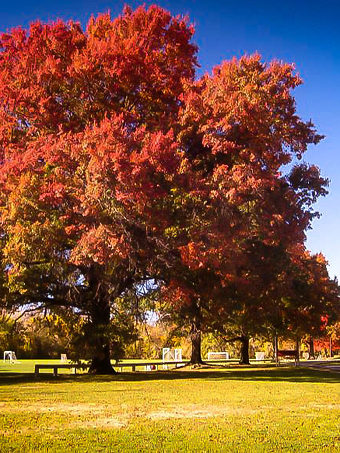
%> input picture images/scarlet-oak-tree-1-340x453.jpg, 340 x 453 px
$ octave ceGlobalEx.m   (GNU Octave 9; MATLAB toolbox functions it lacks are replaced by stand-ins)
%> lines starting %> are read from the running program, lines starting %| are printed output that depends on the picture
%% Contrast Enhancement - Global
% read in the image
image = 'scarlet-oak-tree-1-340x453.jpg';
I = imread(image);
%> I is the input picture: size 453x340x3 uint8; mean R, G, B 126.9, 86.3, 59.1
I = im2double(im2gray(I));
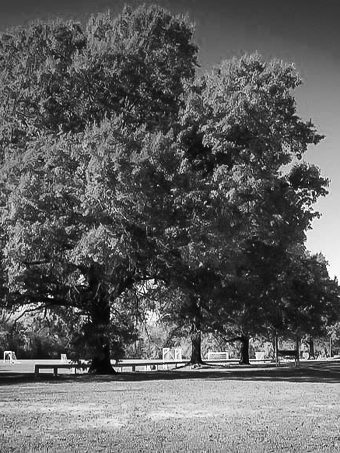
%> I: size 453x340 double; min 0, max 1, mean 0.374
globtypes = {'Histogram Equalization','Min-Max Stretching', ...
    'Gamma Correction','Logarithmic Transformation','Mean & STD Stretching'};
values = length(globtypes)+1;
c = 2; % Constant
n = 1.5;

avg = mean2(I);
%> avg = 0.374
sigma = std2(I);
%> sigma = 0.234

% Global methods
Ihe = histeq(I);
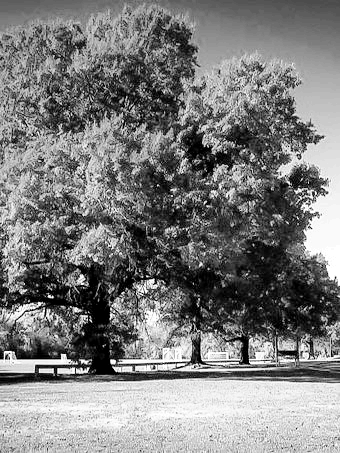
%> Ihe: size 453x340 double; min 0, max 1, mean 0.495
Imm = imadjust(I,stretchlim(I),[]);
Ig = imadjust(I,[],[],0.5);
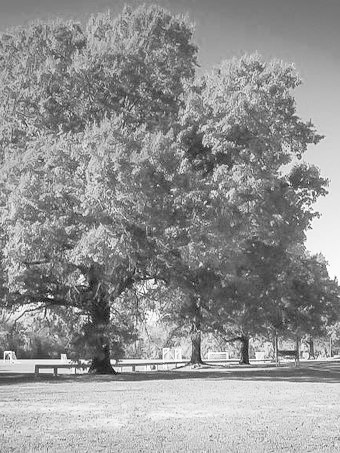
%> Ig: size 453x340 double; min 0, max 1, mean 0.58
Il = c*log(1 + (I)); % Log Transform
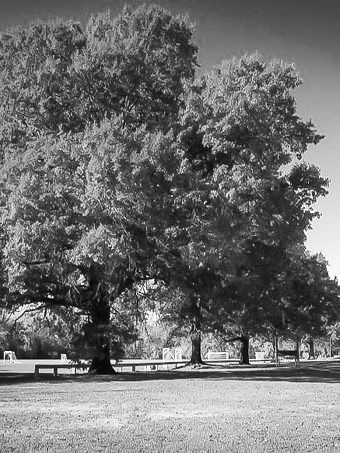
%> Il: size 453x340 double; min 0, max 1.39, mean 0.608; drawn with min black and max white
Ims = imadjust(I,[avg-n*sigma avg+n*sigma],[]);
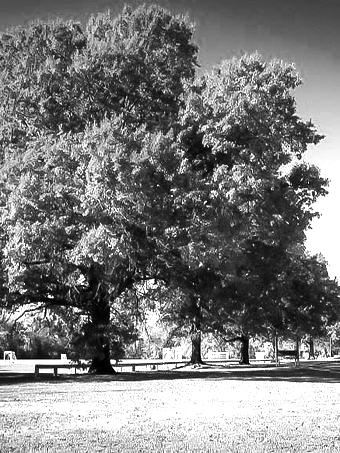
%> Ims: size 453x340 double; min 0, max 1, mean 0.486
Igl = cat(3,Ihe,Imm,Ig,Il,Ims);

for i=1:values
    if i==1
        Im = I;
        titles{i} = 'Original';
    else
        Im = Igl(:,:,i-1);
        titles{i} = strcat(globtypes(i-1));
    end
    subplot(1,values,i)
    imshow(Im)
    title(titles{i})
end
%> after the loop, titles = {'Original', {'Histogram Equalization'}, {'Min-Max Stretching'}, {'Gamma Correction'}, {'Logarithmic Transformation'}, {'Mean & STD Stretching'}}

$ run again, with images/2022-05-03-jaz-muna-johns-med-student-vcu-0128.jpg copied over images/scarlet-oak-tree-1-340x453.jpg
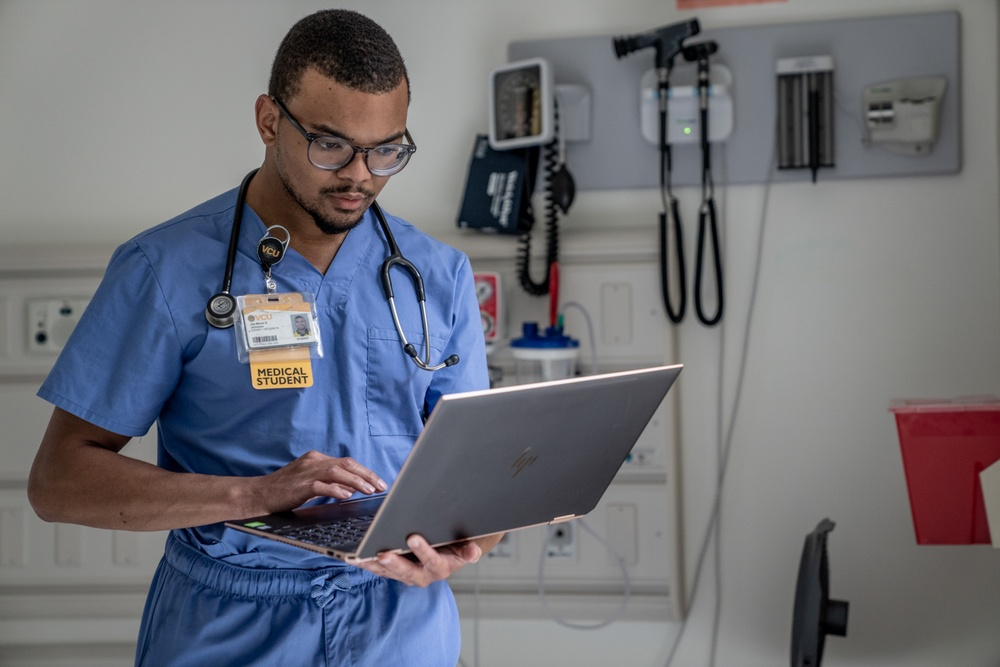
%> input picture images/2022-05-03-jaz-muna-johns-med-student-vcu-0128.jpg, 1000 x 667 px, shrunk from 3600 x 2401 before the run
%> I is the input picture: size 667x1000x3 uint8; mean R, G, B 108.7, 109.9, 117.4
%> `I = im2double(im2gray(I));`:
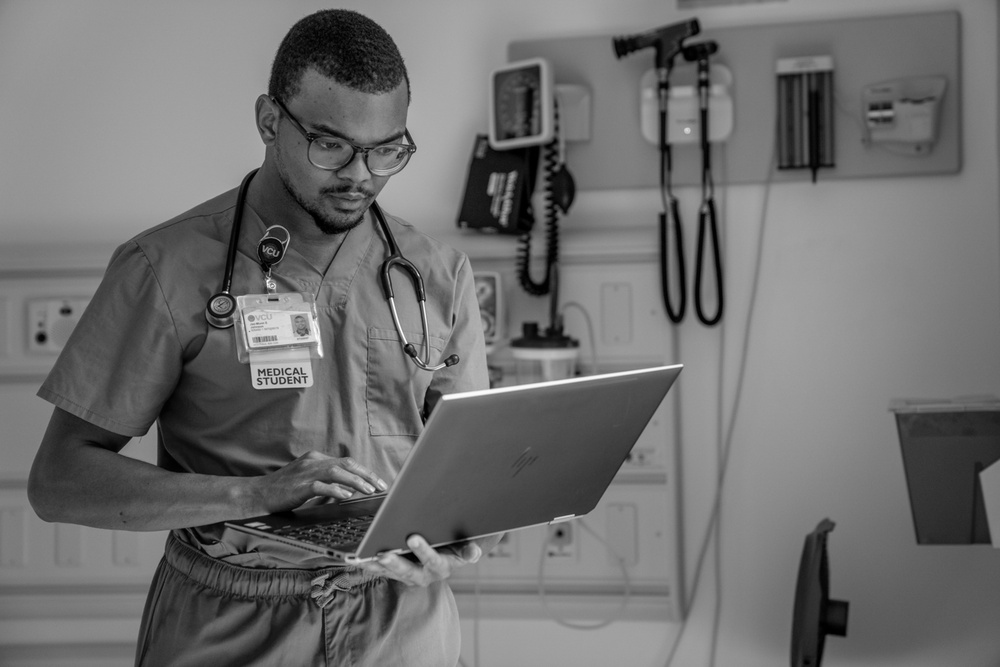
%> I: size 667x1000 double; min 0, max 0.996, mean 0.433
%> avg = 0.433
%> sigma = 0.162
%> `Ims = imadjust(I,[avg-n*sigma avg+n*sigma],[]);`:
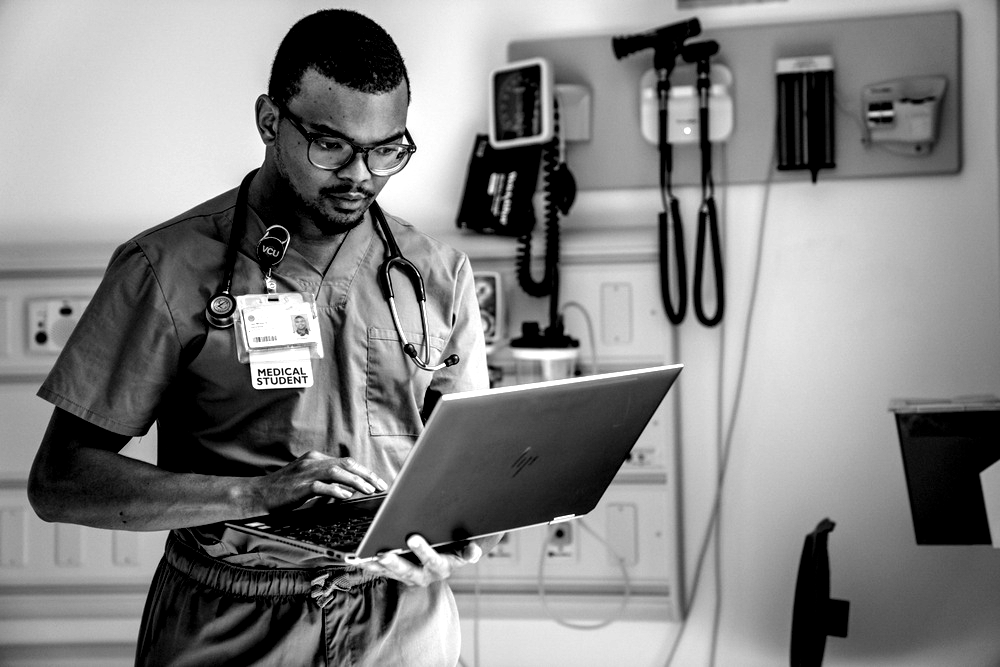
%> Ims: size 667x1000 double; min 0, max 1, mean 0.513
%> after the loop `for i=1:values`: titles = {'Original', {'Histogram Equalization'}, {'Min-Max Stretching'}, {'Gamma Correction'}, {'Logarithmic Transformation'}, {'Mean & STD Stretching'}}

$ run again, with images/Whale-Breach-Maui-Sunset-Wailea.jpg copied over images/scarlet-oak-tree-1-340x453.jpg
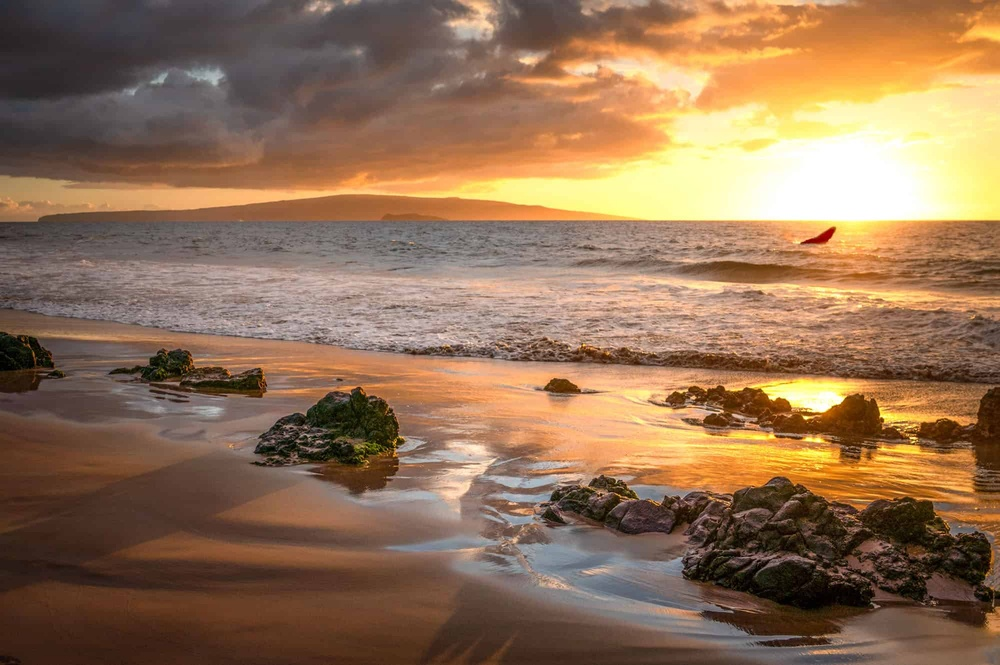
%> input picture images/Whale-Breach-Maui-Sunset-Wailea.jpg, 1000 x 665 px, shrunk from 2000 x 1330 before the run
%> I is the input picture: size 665x1000x3 uint8; mean R, G, B 146.2, 113.8, 85.8
%> `I = im2double(im2gray(I));`:
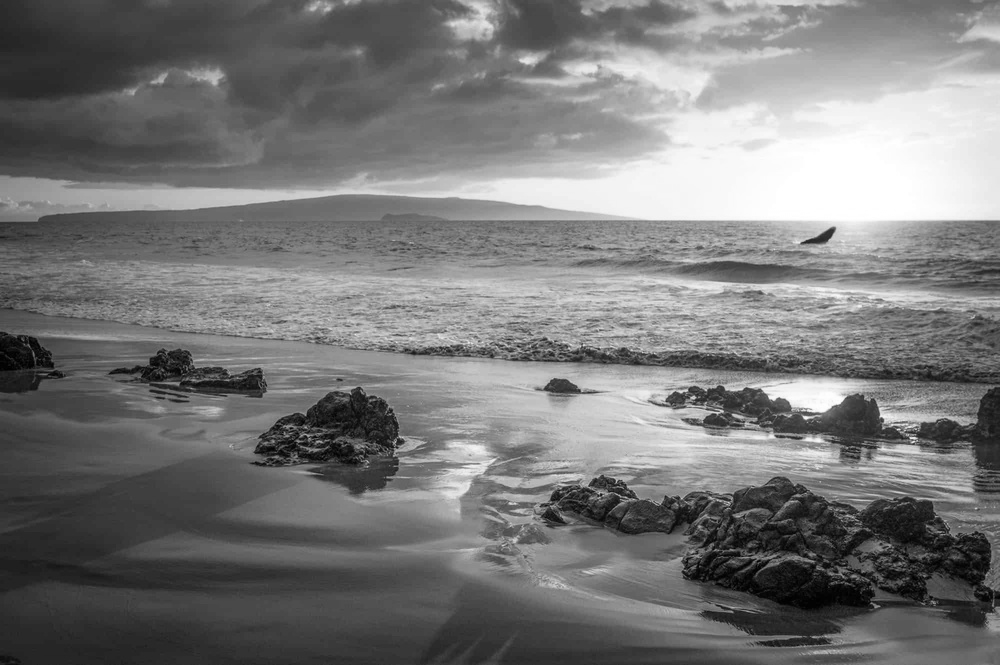
%> I: size 665x1000 double; min 0, max 1, mean 0.472
%> avg = 0.472
%> sigma = 0.232
%> `Il = c*log(1 + (I));`:
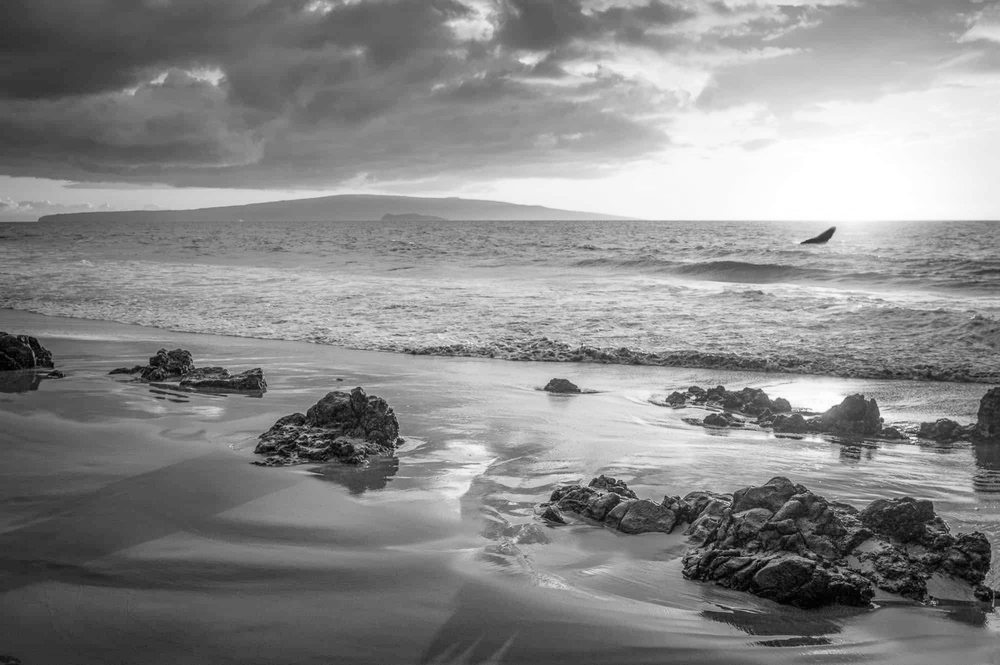
%> Il: size 665x1000 double; min 0, max 1.39, mean 0.749; drawn with min black and max white
%> after the loop `for i=1:values`: titles = {'Original', {'Histogram Equalization'}, {'Min-Max Stretching'}, {'Gamma Correction'}, {'Logarithmic Transformation'}, {'Mean & STD Stretching'}}
